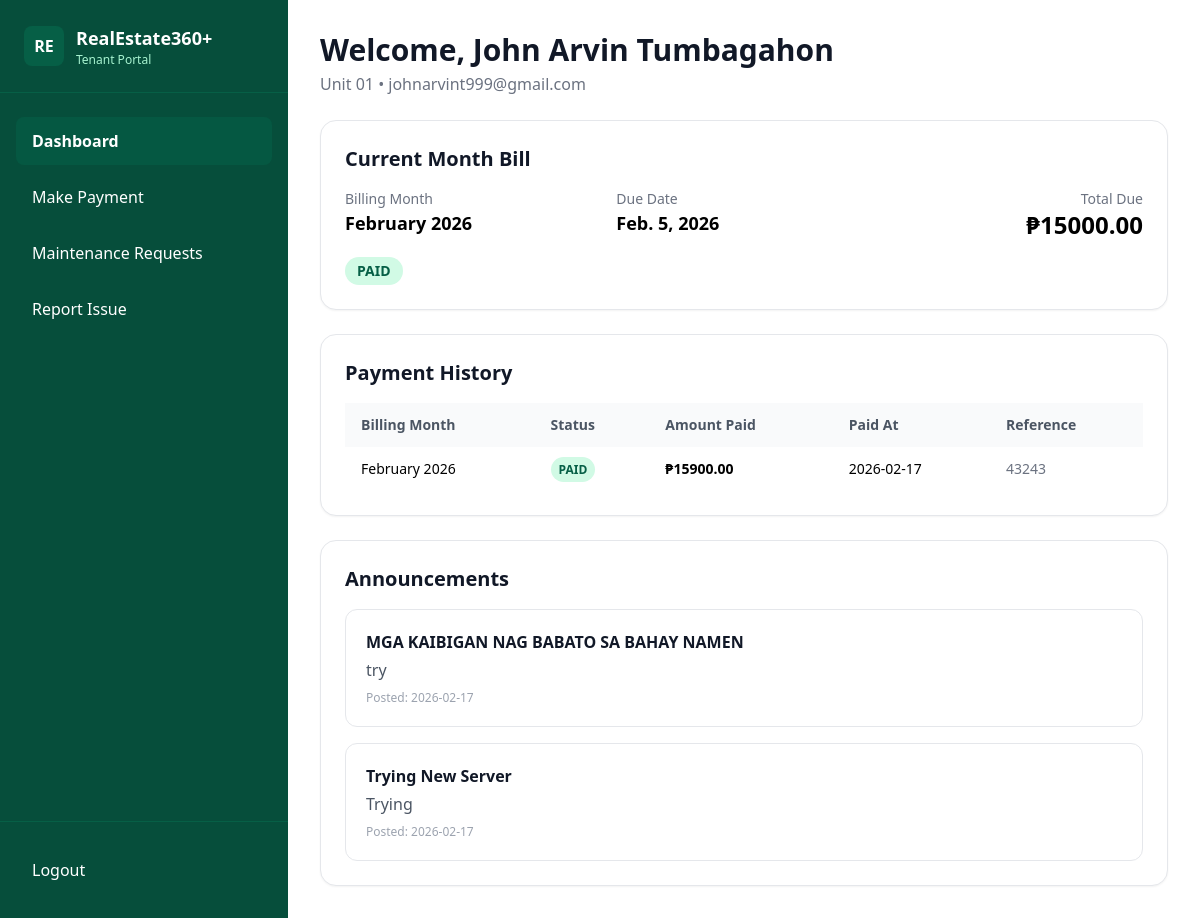
Page /tenant/ (signed in) on the committed database.
### accounts/models.py (models this page shows)
class User(AbstractUser):
    class Role(models.TextChoices):
        ADMIN = "ADMIN", "Admin"
        TENANT = "TENANT", "Tenant"
    role = models.CharField(max_length=10, choices=Role.choices, default=Role.TENANT)
    email = models.EmailField(unique=True)
    username = models.CharField(max_length=150, unique=True)  # keep for Django admin
    REQUIRED_FIELDS = ["username"]
    USERNAME_FIELD = "email"

### rentals/models.py (models this page shows, shortened)
class Lease(models.Model):
    tenant = models.ForeignKey(settings.AUTH_USER_MODEL, on_delete=models.CASCADE, limit_choices_to={"role": "TENANT"})
    unit = models.OneToOneField(Unit, on_delete=models.PROTECT)  # one active tenant per unit
    monthly_rent = models.DecimalField(max_digits=10, decimal_places=2)
    due_day = models.PositiveSmallIntegerField(default=5)  # e.g. due every 5th
    start_date = models.DateField()
    is_active = models.BooleanField(default=True)

class Unit(models.Model):
    number = models.CharField(max_length=10, unique=True)
    is_active = models.BooleanField(default=True)

### billing/models.py (models this page shows, shortened)
class Payment(models.Model):
    class Status(models.TextChoices):
        PENDING = "PENDING", "Pending"
        PAID = "PAID", "Paid"
        LATE = "LATE", "Late"
    lease = models.ForeignKey(Lease, on_delete=models.CASCADE)
    billing_month = models.DateField()  # store as first day of month e.g. 2026-02-01
    amount_paid = models.DecimalField(max_digits=10, decimal_places=2, default=0)
    status = models.CharField(max_length=10, choices=Status.choices, default=Status.PENDING)
    payment_reference = models.CharField(max_length=120, blank=True)
    paid_at = models.DateTimeField(null=True, blank=True)
    class Meta:
        constraints = [
            models.UniqueConstraint(fields=["lease", "billing_month"], name="unique_payment_per_month")
        ]

### announcements/models.py (models this page shows, shortened)
class Announcement(models.Model):
    title = models.CharField(max_length=150)
    body = models.TextField()
    is_active = models.BooleanField(default=True)
    created_by = models.ForeignKey(settings.AUTH_USER_MODEL, on_delete=models.SET_NULL, null=True)
    created_at = models.DateTimeField(auto_now_add=True)

### rentals/views.py (the view)
# urls.py: path("", tenant_dashboard, name="tenant_dashboard"),
@login_required
def tenant_dashboard(request):
    user = request.user
    profile = TenantProfile.objects.filter(user=user).first()
    lease = Lease.objects.filter(
        tenant=user,
        is_active=True
    ).select_related("unit").first()
    announcements = Announcement.objects.filter(
        is_active=True
    ).order_by("-created_at")[:5]
    payment_history = Payment.objects.none()
    current_month_payment = None
    current_balance = None
    if lease:
        ensure_payments_since_move_in(lease)
        this_month = month_start(date.today())
        current_month_payment = Payment.objects.filter(
            lease=lease,
            billing_month=this_month
        ).first()
        if current_month_payment:
            current_balance = compute_balance_for_month(
                lease,
                current_month_payment
            )
        payment_history = (
            Payment.objects
            .filter(lease=lease)
            .filter(
                Q(billing_month__lte=this_month) |
                Q(status="PAID")
            )
            .order_by("-billing_month")
        )
    return render(request, "rentals/tenant_dashboard.html", {
        "profile": profile,
        "lease": lease,
        "announcements": announcements,
        "current_payment": current_month_payment,
        "current_balance": current_balance,
        "payment_history": payment_history,
    })

### billing/services.py (called while the page is built)
def month_start(d: date) -> date:
    return date(d.year, d.month, 1)

def months_between(start: date, end: date):
    y, m = start.year, start.month
    while (y, m) <= (end.year, end.month):
        yield date(y, m, 1)
        m += 1
        if m == 13:
            m = 1
            y += 1

def due_date_for_month(year: int, month: int, due_day: int) -> date:
    last_day = calendar.monthrange(year, month)[1]
    day = min(due_day, last_day)
    return date(year, month, day)

def ensure_payments_since_move_in(lease, today=None):
    if lease is None:
        return
    if today is None:
        today = date.today()
    start = month_start(lease.start_date)
    end = month_start(today)
    for d in months_between(start, end):
        Payment.objects.get_or_create(
            lease=lease,
            billing_month=d,
            defaults={"status": "PENDING", "amount_paid": 0}
        )

### templates/rentals/tenant_dashboard.html (shortened to what this page needs)
{% extends "base.html" %}
{% block content %}
<div class="min-h-screen flex">
  <aside class="w-72 bg-emerald-900 text-white flex flex-col">
    <div class="px-6 py-6 border-b border-emerald-800">
      <div class="flex items-center gap-3">
        <div class="w-10 h-10 rounded-lg bg-emerald-800 flex items-center justify-center font-bold">
          RE
        </div>
        <div>
          <div class="text-lg font-bold">RealEstate360+</div>
          <div class="text-xs text-emerald-200">Tenant Portal</div>
        </div>
      </div>
    </div>
    <nav class="px-4 py-6 space-y-2 flex-1">
      <a href="{% url 'tenant_dashboard' %}"
         class="block px-4 py-3 rounded-lg bg-emerald-800/60 hover:bg-emerald-800 transition font-semibold">
        Dashboard
      </a>
      <a href="{% url 'tenant_pay_advance' %}"
         class="block px-4 py-3 rounded-lg hover:bg-emerald-800/40 transition">
        Make Payment
      </a>
      <a href="{% url 'maintenance_list' %}"
      class="block px-4 py-3 rounded-lg hover:bg-emerald-800/40 transition">
      Maintenance Requests
      </a>
      <a href="{% url 'report_issue' %}"
      class="block px-4 py-3 rounded-lg hover:bg-emerald-800/40 transition">
      Report Issue
      </a>
      </nav>
    <div class="px-4 py-6 border-t border-emerald-800">
      <form method="post" action="{% url 'logout' %}">
        <button type="submit"
                class="w-full text-left px-4 py-3 rounded-lg hover:bg-emerald-800/40 transition">
          Logout
        </button>
      </form>
    </div>
  </aside>
  <main class="flex-1">
    <div class="px-8 py-8 space-y-6">
      <div>
        <h1 class="text-3xl font-bold text-gray-900">
          Welcome, {{ profile.full_name|default:request.user.username }}
        </h1>
        <p class="text-gray-500 mt-1">
          {% if lease %}Unit {{ lease.unit.number }} • {% endif %}{{ request.user.email }}
        </p>
      </div>
      <div class="bg-white rounded-2xl shadow-sm border p-6">
        <h2 class="text-xl font-bold text-gray-900">Current Month Bill</h2>
        {% if lease and current_payment and current_balance %}
          <div class="mt-4 grid grid-cols-1 md:grid-cols-3 gap-4">
            <div>
              <p class="text-sm text-gray-500">Billing Month</p>
              <p class="text-lg font-bold">{{ current_payment.billing_month|date:"F Y" }}</p>
            </div>
            <div>
              <p class="text-sm text-gray-500">Due Date</p>
              <p class="text-lg font-bold">{{ current_balance.due_date }}</p>
            </div>
            <div class="md:text-right">
              <p class="text-sm text-gray-500">Total Due</p>
              <p class="text-2xl font-extrabold">₱{{ current_balance.total_due }}</p>
            </div>
          </div>
          <div class="mt-4">
            {% if current_balance.balance <= 0 %}
              <span class="inline-flex items-center px-3 py-1 rounded-full text-sm font-semibold bg-emerald-100 text-emerald-800">PAID</span>
            {% else %}
              <a href="{% url 'tenant_pay_advance' %}"
                 class="inline-block bg-blue-600 text-white px-4 py-2 rounded-lg hover:bg-blue-700 transition">
                Pay Now
              </a>
            {% endif %}
          </div>
        {% else %}
          <p class="text-gray-500 mt-2">No billing found yet.</p>
        {% endif %}
      </div>
      <div class="bg-white rounded-2xl shadow-sm border p-6">
        <h2 class="text-xl font-bold text-gray-900 mb-4">Payment History</h2>
        {% if payment_history %}
          <div class="overflow-x-auto">
            <table class="min-w-full">
              <thead class="bg-gray-50">
                <tr>
                  <th class="px-4 py-3 text-left text-sm font-semibold text-gray-600">Billing Month</th>
                  <th class="px-4 py-3 text-left text-sm font-semibold text-gray-600">Status</th>
                  <th class="px-4 py-3 text-left text-sm font-semibold text-gray-600">Amount Paid</th>
                  <th class="px-4 py-3 text-left text-sm font-semibold text-gray-600">Paid At</th>
                  <th class="px-4 py-3 text-left text-sm font-semibold text-gray-600">Reference</th>
                </tr>
              </thead>
              <tbody class="divide-y">
                {% for p in payment_history %}
                  <tr class="hover:bg-gray-50">
                    <td class="px-4 py-3 text-sm">{{ p.billing_month|date:"F Y" }}</td>
                    <td class="px-4 py-3 text-sm">
                      {% if p.status == "PAID" %}
                        <span class="px-2 py-1 rounded-full text-xs font-semibold bg-emerald-100 text-emerald-800">PAID</span>
                      {% elif p.status == "LATE" %}
                        <span class="px-2 py-1 rounded-full text-xs font-semibold bg-red-100 text-red-800">LATE</span>
                      {% else %}
                        <span class="px-2 py-1 rounded-full text-xs font-semibold bg-yellow-100 text-yellow-800">PENDING</span>
                      {% endif %}
                    </td>
                    <td class="px-4 py-3 text-sm font-semibold">₱{{ p.amount_paid }}</td>
                    <td class="px-4 py-3 text-sm">{% if p.paid_at %}{{ p.paid_at|date:"Y-m-d" }}{% else %}-{% endif %}</td>
                    <td class="px-4 py-3 text-sm text-gray-500">{{ p.payment_reference|default:"-" }}</td>
                  </tr>
                {% endfor %}
              </tbody>
            </table>
          </div>
        {% else %}
          <p class="text-gray-500">No payment history.</p>
        {% endif %}
      </div>
      <div class="bg-white rounded-2xl shadow-sm border p-6">
        <h2 class="text-xl font-bold text-gray-900 mb-4">Announcements</h2>
        <div class="space-y-4">
          {% for a in announcements %}
            <div class="rounded-xl border p-5">
              <h3 class="font-bold text-gray-900">{{ a.title }}</h3>
              <p class="text-gray-600 mt-1">{{ a.body }}</p>
              <p class="text-xs text-gray-400 mt-2">Posted: {{ a.created_at|date:"Y-m-d" }}</p>
            </div>
          {% empty %}
            <p class="text-gray-500">No announcements.</p>
          {% endfor %}
        </div>
      </div>
    </div>
  </main>
</div>
{% endblock %}

### rows in the picture
User: full_name "John Arvin Tumbagahon", user.email "johnarvint999@gmail.com"
Lease: unit.number "01"
Payment: billing_month "February 2026", status "PAID", amount_paid "15900.00", paid_at "2026-02-17", payment_reference "43243"
Announcement: title "MGA KAIBIGAN NAG BABATO SA BAHAY NAMEN", body "try", created_at "2026-02-17"
Announcement: title "Trying New Server", body "Trying", created_at "2026-02-17"

### other values in the picture
{{ current_balance.due_date }} "Feb. 5, 2026"
{{ current_balance.total_due }} "15000.00"
